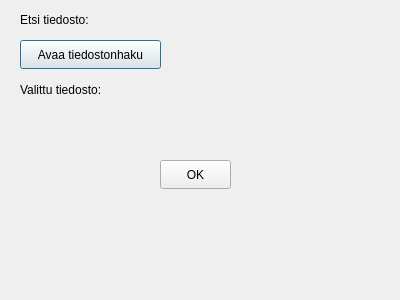
<?xml version="1.0" encoding="UTF-8"?>
<ui version="4.0">
 <class>FileSearchD</class>
 <widget class="QDialog" name="FileSearchD">
  <property name="geometry">
   <rect>
    <x>0</x>
    <y>0</y>
    <width>400</width>
    <height>300</height>
   </rect>
  </property>
  <property name="windowTitle">
   <string>Dialog</string>
  </property>
  <widget class="QLabel" name="label">
   <property name="geometry">
    <rect>
     <x>20</x>
     <y>10</y>
     <width>91</width>
     <height>20</height>
    </rect>
   </property>
   <property name="text">
    <string>Etsi tiedosto:</string>
   </property>
  </widget>
  <widget class="QPushButton" name="OpenFileButton">
   <property name="geometry">
    <rect>
     <x>20</x>
     <y>40</y>
     <width>141</width>
     <height>29</height>
    </rect>
   </property>
   <property name="text">
    <string>Avaa tiedostonhaku</string>
   </property>
  </widget>
  <widget class="QLabel" name="label_2">
   <property name="geometry">
    <rect>
     <x>20</x>
     <y>80</y>
     <width>91</width>
     <height>20</height>
    </rect>
   </property>
   <property name="text">
    <string>Valittu tiedosto:</string>
   </property>
  </widget>
  <widget class="QLabel" name="file_name">
   <property name="geometry">
    <rect>
     <x>120</x>
     <y>80</y>
     <width>63</width>
     <height>20</height>
    </rect>
   </property>
   <property name="text">
    <string/>
   </property>
  </widget>
  <widget class="QPushButton" name="pushButton">
   <property name="geometry">
    <rect>
     <x>160</x>
     <y>160</y>
     <width>71</width>
     <height>29</height>
    </rect>
   </property>
   <property name="text">
    <string>OK</string>
   </property>
  </widget>
 </widget>
 <resources/>
 <connections/>
</ui>
